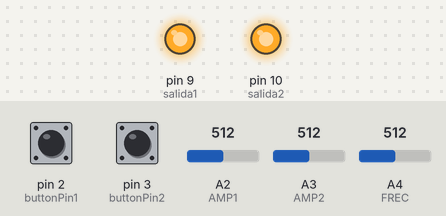
A sketch run on a simulated Arduino Uno, built with avr-gcc and run on an emulated ATmega328P. On the bench: output pins drawn as LEDs (lit = HIGH). Inputs (shaded band) come from the test bench; at power-on: pin 3 (buttonPin2) HIGH, A2 (AMP1) = 512, A3 (AMP2) = 512, pin 2 (buttonPin1) HIGH, A4 (FREC) = 512. What the sketch prints to the serial monitor is not drawn.

Above: at 1.2 s.
1.3 s: pin 3 (buttonPin2) pulled LOW for 1 s
At 1.38 s:
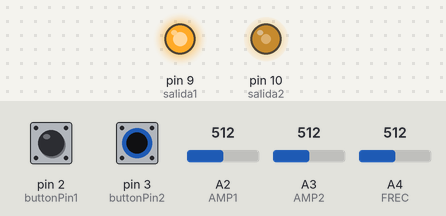
4.3 s: A2 (AMP1) set to 716
6.3 s: A3 (AMP2) set to 716
8.1 s: pin 3 (buttonPin2) pulled LOW for 0.15 s
At 9.1 s:
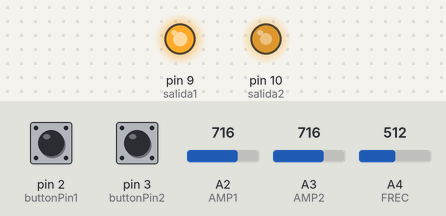
9.7 s: A3 (AMP2) set to 0
At 10.1 s:
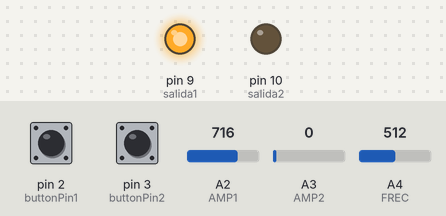
11.2 s: pin 2 (buttonPin1) pulled LOW for 1 s
Timing chart, 0 to 14.2 s (numbered marks = the images above; inputs shaded):
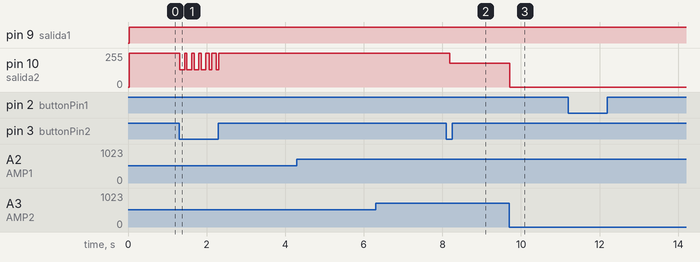

Measured:
- after the input at 1.3 s, pin 10 (salida2): goes 4 × (128/255 0.12 s, 255/255 0.06 s), 128/255 0.06 s, 255/255 0.12 s, 128/255 0.06 s, then 255/255, starting at once
- after the input at 4.3 s, every drawn part: stays the same
- after the input at 6.3 s, every drawn part: stays the same
- after the input at 8.1 s, pin 10 (salida2): 255/255 → 179/255 after 0.09 s
- after the input at 9.7 s, pin 10 (salida2): 179/255 → 0/255 at once
- after the input at 11.2 s, every drawn part: stays the same

The sketch:

p5.ino
```cpp
//p5 visorduino
  #include <MsTimer2.h>
  const int buttonPin1 =2 ;
  const int buttonPin2 =3 ;
  const int salida1= 9;
  const int salida2 =10;
  #define ENTRADA1 A0
  #define ENTRADA2 A1
  #define AMP1 A2
  #define AMP2 A3
  #define FREC A4
  volatile int par=0;
  volatile int impar=1;
  // Valores constantes
  const float pi= 3.1416;
  volatile int nmuestreo=0;
  volatile int N=200; // Número de puntos por ciclo
  const unsigned int Ts= 5;// Intervalo entre puntos en ms
  const unsigned int Tg=5; // muestreo
  volatile int TgTemp=0; // acumulador para muestrear
  const unsigned int Vm= 50; // Voltaje máximo*10 en V
  volatile int VmPar=512;
  volatile int VmImpar=512;
  volatile int VefPar=512;
  volatile int VefImpar=512;
  // Variables globales
  volatile unsigned int n= 0; // Número del punto (0 a N-1)
  volatile unsigned long ch[7]; // Valores calculados
  volatile unsigned long envio[7]; // Valores calculados
  float Xmed1=0.0;
  float xmed2=0.0;
  float xef1=0.0;
  float xef2=0.0;
  volatile float factor_amp1;
  volatile float factor_amp2;
  volatile int factor_frec;
  unsigned long onda1=0;
  unsigned long onda2=0;
  void setup()
  { Serial.begin(1000000);
    pinMode(salida1, OUTPUT);
    pinMode(salida2, OUTPUT);
    pinMode(buttonPin1, INPUT_PULLUP);
    pinMode(buttonPin2, INPUT_PULLUP);
    //attachInterrupt(1,detector,RISING);
   // attachInterrupt(2,detector2,RISING);
    MsTimer2::set(Ts, actualizar); // Int. Timer2 cada Ts ms
    MsTimer2::start();
  }
  /*
    void detector2(){
    impar=impar+2;
    if (impar>=6)impar=1;
}
  void detector(){
    par=par+2;
    if (par>=6)par=0;
}*/
  void loop() {
    factor_amp1=analogRead(AMP1)/1023.0;
    factor_amp2=analogRead(AMP2)/1023.0;
    // mapeamos la frecuencia
    factor_frec=map(analogRead(FREC),0,1023,50,4000);
    if (digitalRead(buttonPin1)==0){
          par=par+2;
          if (par>=6)par=0;
    }
    if (digitalRead(buttonPin2)==0){
          impar=impar+2;
           if (impar>=6)impar=1;
    }
  }

 void enviar(){
    Serial.print("A6"); // Cabecera de mensaje
    Serial.write(Ts); // Envía intervalo tiempo Ts
    Serial.write(Vm); // Envía voltaje máximo
    for (int i=0; i<7; i++) {
      Serial.write(envio[i] & 0xFF); //  Envía Byte bajo de Chi
      Serial.write((envio[i] >> 8) & 0x03); // y byte alto
    }
 }
  // Rutina de atención de interrupción de Timer2 cada Ts ms
  void actualizar() {
    /*valores funciones */
    float seno2 = sin(n*2*pi/N);
    float coseno20 =cos(n*20*pi/N);
    float coseno256= 256*coseno20;
    ch[0]= 512.0 + factor_amp1*256.0*seno2; // DC + Seno en CH1 de 1 Hz    SENO
    ch[1]= 512.0 + factor_amp2*coseno256; // DC + Coseno en CH2 de 2 Hz   SENO
    // CH2 ..... triangulo
    float t=(float)(4.0*n)/N;
    if (n>=0 && n<N/4){
        // A -+ m*t    // 51
        ch[2]=(float)512.0-(factor_amp1*256.0*(0.0-t));
    }
    else{
      if (n<N*3/4 && n>=N/4){
          ch[2]=(float)512.0+(factor_amp1*256.0*(2-t));
      }
         else{
          if (n>=N*3/4 && n<N){
          ch[2]=(float)512.0-(factor_amp1*256.0*(4.0-t));
          }
         }
    }
    //CH4 .....
    if (n<(N/5)){
      ch[3]=factor_amp2*768.0;
    }
    else{
      ch[3]=factor_amp2*256.0;
    }
   ch[4]=factor_amp1*768.0;
   ch[5]=factor_amp2*256.0;
   /* fin funciones */

   /* hallar valores eficaz y medio cada N intervalos*/
   /*salida -> ondas par e impar con map */
   /* muestrear las ondas cada Tg */
    if (TgTemp++==Tg){
    noInterrupts();
    analogWrite(salida1,ch[par]);
    analogWrite(salida2,ch[impar]);
    //onda1 = analogRead(ENTRADA1);
    //onda2 = analogRead(ENTRADA2);
    onda1=ch[par];
    onda2=ch[impar];
    interrupts();
       /* acumular valores eficaz y medio */
    Xmed1=Xmed1+onda1;
    xmed2=xmed2+onda2;
    xef1=xef1+(onda1*onda1);
    xef2=xef2+(onda2*onda2);
    if (nmuestreo++==N)
    {
      VmPar = Xmed1/(float)N;
      VmImpar = xmed2/(float)N;
      float xef11=xef1;
      float xef22=xef2;
      VefPar= sqrt((float)xef1/(float)N);
      VefImpar= sqrt((float)xef2/(float)N);
      Xmed1=0;
      xmed2=0;
      xef1=0;
      xef2=0;
      nmuestreo=0;
      N=factor_frec;
    }
    TgTemp=0;
    }
    if (n++== N) { // Incrementa número índice del punto
    n=0;
    }
    envio[0]=onda1;//v instantaneo par
    envio[1]=onda2; //v instantaneo impar
    envio[2]= VmPar;// v medio par
    envio[3]= VmImpar;//v medio impar
    envio[4]= VefPar;// v eficaz par
    envio[5]= VefImpar;//v eficaz impar
    enviar();
  }
```
